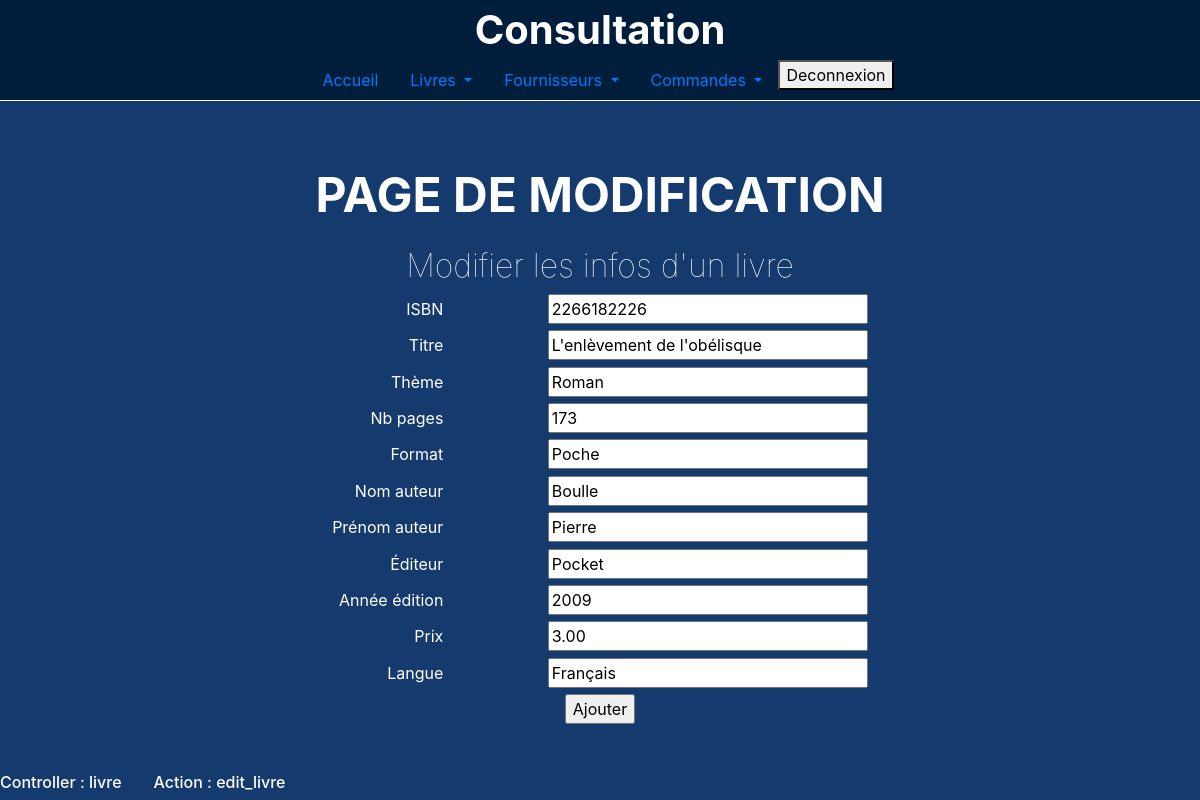
Screenshot of /admin/index.php?controller=livre&action=edit_livre&id=4 with the database file from the repository.
### tables this page shows
CREATE TABLE `livres` (
  `Id` int(11) NOT NULL,
  `ISBN` varchar(15) NOT NULL,
  `Titre` varchar(50) NOT NULL,
  `Theme` varchar(50) NOT NULL,
  `Nb_pages` varchar(50) NOT NULL,
  `Format` varchar(50) NOT NULL,
  `Nom_auteur` varchar(50) NOT NULL,
  `Prenom_auteur` varchar(50) NOT NULL,
  `Editeur` varchar(50) NOT NULL,
  `Annee_edition` varchar(50) NOT NULL,
  `Prix` decimal(6,2) NOT NULL,
  `Langue` varchar(50) NOT NULL
);

### admin/Controllers/Controller_livre.php (called while the page is built, shortened)
<?php
class Controller_livre extends Controller
{
    public function action_edit_livre()
    {
        $id = $_GET['id'];
        $m = Model::get_model();
        $data = ['livre' => $m->get_edit_livre($id)];
        $this->render("edit_livre_form", $data);
    }
}
?>

### admin/Models/Model.php (called while the page is built, shortened)
<?php
class Model
{
    private $bd;
    private static $instance = null;
    private function __construct()
    {
        $dsn = "mysql:host=localhost;dbname=bd_livres";
        $login = "root";
        $mdp = "";
        $this->bd = new PDO($dsn, $login, $mdp);
        $this->bd->query("SET NAMES 'utf8'");
        $this->bd->setAttribute(PDO::ATTR_ERRMODE, PDO::ERRMODE_EXCEPTION);
    }
    public static function get_model()
    {
        if (is_null(self::$instance)) {
            self::$instance = new Model();
        }
        return self::$instance;
    }
    public function get_edit_livre($id)
    {
        $id = $_GET['id'];
        $r = $this->bd->prepare("SELECT * FROM `livres` WHERE id = :id");
        $r->bindParam(':id', $id);
        $r->execute();
        return $r->fetchAll(PDO::FETCH_OBJ);
    }
}

### admin/Views/view_edit_livre_form.php (the view)
<div class="form">
    <h1>Page de modification</h1>
    <h2 id="ajl">Modifier les infos d'un livre</h2>
    <?php foreach ($livre as $l): ?>
        <form action="?controller=livre&action=traitement_edit_livre&id=<?= $l->Id ?>" method="post">
            <label for="isbn">ISBN</label>
            <input id="isbn" type="text" name="isbn" value="<?= $l->ISBN ?>" /> <br />
            <label for="titre">Titre</label>
            <input id="titree" type="text" name="titre" value="<?= $l->Titre ?>" /> <br />
            <label for="theme">Thème</label>
            <input id="theme" type="text" name="theme" value="<?= $l->Theme ?>" /> <br />
            <label for="nbpages">Nb pages</label>
            <input id="nbpages" type="text" name="nbpages" value="<?= $l->Nb_pages ?>" />
            <br />
            <label for="format">Format</label>
            <input id="format" type="text" name="format" value="<?= $l->Format ?>" /> <br />
            <label for="nom">Nom auteur</label>
            <input id="nom" type="text" name="nom" value="<?= $l->Nom_auteur ?>" /> <br />
            <label for="prenom">Prénom auteur</label>
            <input id="prenom" type="text" name="prenom" value="<?= $l->Prenom_auteur ?>" /> <br />
            <label for="editeur">Éditeur</label>
            <input id="editeur" type="text" name="editeur" value="<?= $l->Editeur ?>" /> <br />
            <label for="annee">Année édition</label>
            <input id="annee" type="text" name="annee" value="<?= $l->Annee_edition ?>" /> <br />
            <label for="prix">Prix</label>
            <input id="prix" type="text" name="prix" value="<?= $l->Prix ?>" /> <br />
            <label for="langue">Langue</label>
            <input id="langue" type="text" name="langue" value="<?= $l->Langue ?>" /> <br />
            <div class="submit">
                <input type="submit" name="submit" value="Ajouter" />
            </div>
        </form>
    <?php endforeach; ?>
</div>

### admin/Content/css/main.css (style rules this page uses)
h1, h4, p { color: white; }
h1 { font-size: 3rem; font-weight: bolder; padding-bottom: 1rem; }
h1, h4 { text-transform: uppercase; }

### admin/Content/css/style.css (style rules this page uses)
html { position: relative; min-height: 100%; }
body { width: 100%; background-color: #143a6e; background-attachment: fixed; background-repeat: no-repeat; background-position: center; position: absolute; min-height: 100%; margin: 0 0 px; color: white; }
.form { display: flex; height: 80vh; justify-content: center; align-items: center; flex-direction: column; text-align: right; }
#ajl { font-weight: 100; font-size: 2rem; }
input[type="text"] { width: 20rem; margin-bottom: 0.4rem; }
label { margin-right: 100px; text-align: left; }
.submit { text-align: center; }

### rows the page displays
livres: isbn "2266182226", titre "L'enlèvement de l'obélisque", theme "Roman", nbpages "173", format "Poche", nom "Boulle", prenom "Pierre", editeur "Pocket", annee "2009", prix "3.00", langue "Français"

### other values shown
$_GET['controller'] "livre"
$_GET['action'] "edit_livre"
